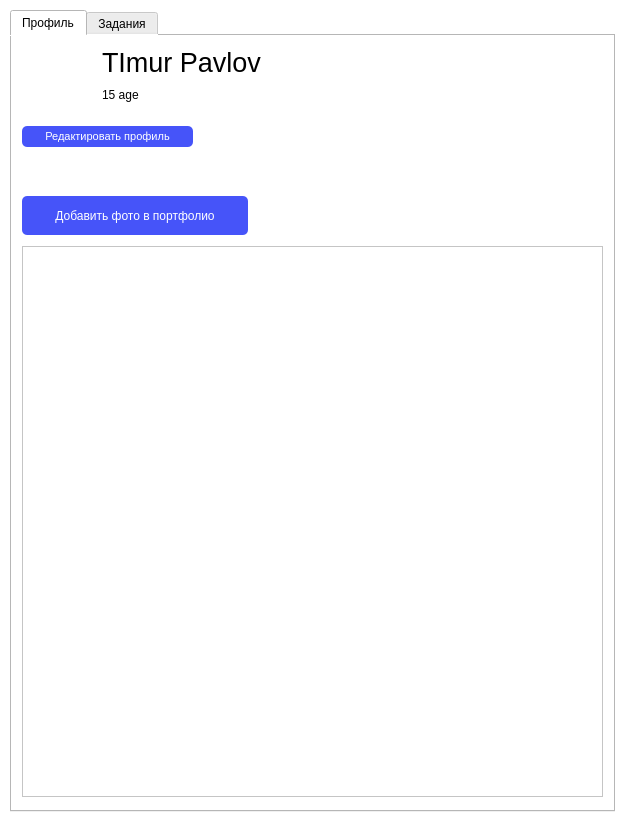
<?xml version="1.0" encoding="UTF-8"?>
<ui version="4.0">
 <class>Form</class>
 <widget class="QWidget" name="Form">
  <property name="geometry">
   <rect>
    <x>0</x>
    <y>0</y>
    <width>625</width>
    <height>822</height>
   </rect>
  </property>
  <property name="windowTitle">
   <string>Form</string>
  </property>
  <property name="styleSheet">
   <string notr="true">background-color: white;</string>
  </property>
  <widget class="QTabWidget" name="tabWidget">
   <property name="geometry">
    <rect>
     <x>10</x>
     <y>10</y>
     <width>605</width>
     <height>802</height>
    </rect>
   </property>
   <property name="currentIndex">
    <number>0</number>
   </property>
   <widget class="QWidget" name="tab">
    <attribute name="title">
     <string>Профиль</string>
    </attribute>
    <widget class="QPortfolioFeed" name="feed_portfolio">
     <property name="geometry">
      <rect>
       <x>10</x>
       <y>210</y>
       <width>581</width>
       <height>551</height>
      </rect>
     </property>
     <property name="widgetResizable">
      <bool>true</bool>
     </property>
     <widget class="QWidget" name="scrollAreaWidgetContents">
      <property name="geometry">
       <rect>
        <x>0</x>
        <y>0</y>
        <width>579</width>
        <height>549</height>
       </rect>
      </property>
     </widget>
    </widget>
    <widget class="QPushButton" name="btn_edit_profile">
     <property name="geometry">
      <rect>
       <x>10</x>
       <y>90</y>
       <width>171</width>
       <height>21</height>
      </rect>
     </property>
     <property name="font">
      <font>
       <pointsize>8</pointsize>
      </font>
     </property>
     <property name="styleSheet">
      <string notr="true">background-color: #4654f9;
border-width: 2px;
border-radius: 5px;
color: white;
</string>
     </property>
     <property name="text">
      <string>Редактировать профиль</string>
     </property>
    </widget>
    <widget class="QLabel" name="lbl_name">
     <property name="geometry">
      <rect>
       <x>90</x>
       <y>10</y>
       <width>180</width>
       <height>32</height>
      </rect>
     </property>
     <property name="font">
      <font>
       <pointsize>20</pointsize>
       <weight>50</weight>
       <bold>false</bold>
      </font>
     </property>
     <property name="text">
      <string>TImur Pavlov</string>
     </property>
    </widget>
    <widget class="QLabel" name="lbl_age">
     <property name="geometry">
      <rect>
       <x>90</x>
       <y>50</y>
       <width>67</width>
       <height>17</height>
      </rect>
     </property>
     <property name="text">
      <string>15 age</string>
     </property>
    </widget>
    <widget class="QPushButton" name="btn_add_img_to_portfolio">
     <property name="geometry">
      <rect>
       <x>10</x>
       <y>160</y>
       <width>226</width>
       <height>39</height>
      </rect>
     </property>
     <property name="styleSheet">
      <string notr="true">padding: 10px;
background-color: #4654f9;
border-width: 2px;
border-radius: 5px;
color: white;
</string>
     </property>
     <property name="text">
      <string>Добавить фото в портфолио</string>
     </property>
    </widget>
    <widget class="QLabel" name="lbl_profile_image">
     <property name="geometry">
      <rect>
       <x>10</x>
       <y>10</y>
       <width>65</width>
       <height>65</height>
      </rect>
     </property>
     <property name="text">
      <string/>
     </property>
     <property name="pixmap">
      <pixmap>../../../.designer/images/user.png</pixmap>
     </property>
     <property name="scaledContents">
      <bool>true</bool>
     </property>
    </widget>
   </widget>
   <widget class="QWidget" name="tab_2">
    <attribute name="title">
     <string>Задания</string>
    </attribute>
    <widget class="QTableWidget" name="tbl_tasks">
     <property name="enabled">
      <bool>true</bool>
     </property>
     <property name="geometry">
      <rect>
       <x>10</x>
       <y>10</y>
       <width>581</width>
       <height>351</height>
      </rect>
     </property>
     <property name="styleSheet">
      <string notr="true"/>
     </property>
     <property name="editTriggers">
      <set>QAbstractItemView::NoEditTriggers</set>
     </property>
     <property name="dragEnabled">
      <bool>false</bool>
     </property>
     <property name="alternatingRowColors">
      <bool>false</bool>
     </property>
     <property name="showGrid">
      <bool>true</bool>
     </property>
     <property name="gridStyle">
      <enum>Qt::SolidLine</enum>
     </property>
     <property name="sortingEnabled">
      <bool>true</bool>
     </property>
     <property name="wordWrap">
      <bool>true</bool>
     </property>
     <property name="cornerButtonEnabled">
      <bool>true</bool>
     </property>
     <attribute name="horizontalHeaderCascadingSectionResizes">
      <bool>false</bool>
     </attribute>
     <attribute name="horizontalHeaderMinimumSectionSize">
      <number>50</number>
     </attribute>
     <attribute name="horizontalHeaderStretchLastSection">
      <bool>true</bool>
     </attribute>
     <attribute name="verticalHeaderVisible">
      <bool>false</bool>
     </attribute>
     <attribute name="verticalHeaderHighlightSections">
      <bool>true</bool>
     </attribute>
     <attribute name="verticalHeaderShowSortIndicator" stdset="0">
      <bool>false</bool>
     </attribute>
     <attribute name="verticalHeaderStretchLastSection">
      <bool>false</bool>
     </attribute>
     <column>
      <property name="text">
       <string>Дата</string>
      </property>
     </column>
     <column>
      <property name="text">
       <string>Название</string>
      </property>
     </column>
     <column>
      <property name="text">
       <string>Содержание</string>
      </property>
     </column>
     <column>
      <property name="text">
       <string>Фотография материала, примера</string>
      </property>
     </column>
    </widget>
   </widget>
  </widget>
 </widget>
 <customwidgets>
  <customwidget>
   <class>QPortfolioFeed</class>
   <extends>QScrollArea</extends>
   <header location="global">qportfoliofeed.h</header>
   <container>1</container>
  </customwidget>
 </customwidgets>
 <resources/>
 <connections/>
</ui>
